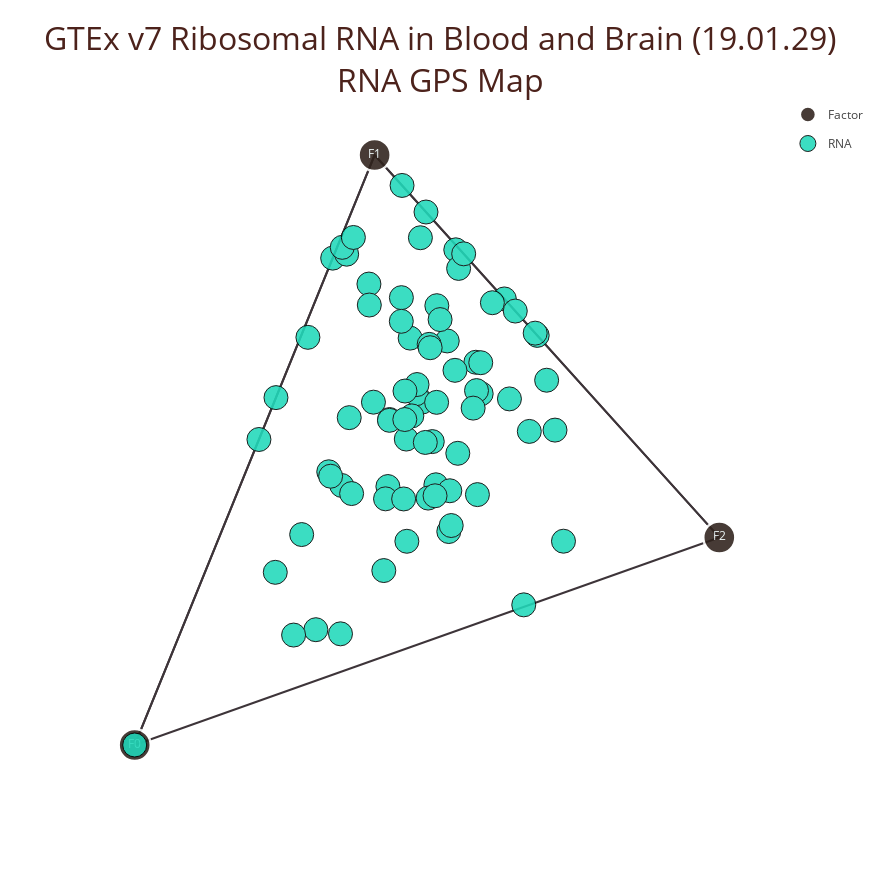
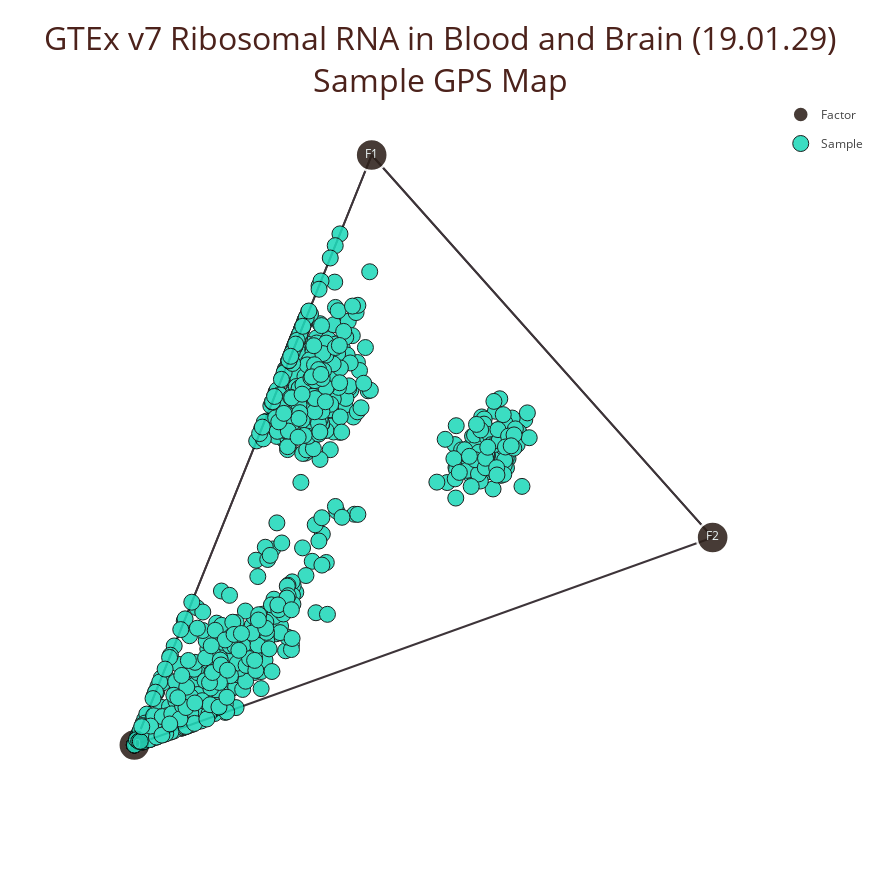

Here is the notebook cell these charts were saved with, in order:
### Code cell
for element_type, w_or_h, elements in (
    ("feature", "w", gps_map.w_elements),
    ("sample", "h", gps_map.h_elements),
):

    title = "{}<br>{} GPS Map".format(
        SETTING["feature_x_sample_alias"], SETTING["{}_alias".format(element_type)]
    )

    gps_map.plot_gps_map(
        w_or_h,
        element_marker_size=SETTING["gps_map_{}_element_marker_size".format(w_or_h)],
        title=title,
        html_file_path="{}/gps_map.html".format(PATH["{}|gps_map/".format(w_or_h)]),
    )

    if os.path.isfile(PATH["{}|cluster_x_column.tsv".format(w_or_h)]):

        gps_map.set_element_labels(
            w_or_h,
            pd.read_table(PATH["{}|cluster_x_column.tsv".format(w_or_h)], index_col=0)
            .apply(lambda column: column.argmax())
            .str.lstrip("C")
            .astype(int)[elements],
            bandwidth_factor=SETTING["gps_map_{}_bandwidth_factor".format(w_or_h)],
        )

        if SETTING["plotly_directory_path"] is None:

            plotly_html_file_path = None

        else:

            plotly_html_file_path = "{}/{} GPS Map.html".format(
                SETTING["plotly_directory_path"], element_type.title()
            )

        gps_map.plot_gps_map(
            w_or_h,
            element_marker_size=SETTING[
                "gps_map_{}_element_marker_size".format(w_or_h)
            ],
            title=title,
            html_file_path="{}/gps_map.html".format(
                PATH["{}|hcc|gps_map/".format(w_or_h)]
            ),
            plotly_html_file_path=plotly_html_file_path,
        )

### Figure 1 — Plotly figure (JSON) as saved in the notebook; plotly's stock layout.template omitted (floating-point values rounded to 4 significant figures)
{"data": [{"legendgroup": "Factor", "line": {"color": "#23191e"}, "mode": "lines", "name": "Simplex", "opacity": 0.88, "showlegend": false, "type": "scatter", "uid": "28573269-0cbb-4f8d-9723-0c38df061632", "x": [1, 0.4104, 0, null, 0.4104, 0, null, 1, 0, null, 1, 0.4104, null], "y": [0.3518, 1, 0, null, 1, 0, null, 0.3518, 0, null, 0.3518, 1, null]}, {"hoverinfo": "text", "legendgroup": "Factor", "marker": {"color": "#2e211b", "line": {"color": "#ffffff", "width": 2.4}, "size": 32}, "mode": "markers+text", "name": "Factor", "opacity": 0.88, "text": ["F0", "F1", "F2"], "textfont": {"color": "#ebf6f7", "size": 12}, "textposition": "middle center", "type": "scatter", "uid": "f537dafd-6d67-4d1e-a3b8-8620b5bd20d6", "x": [0, 0.4104, 1], "y": [0, 1, 0.3518]}, {"hoverinfo": "text", "marker": {"color": "#20d9ba", "line": {"color": "#000000", "width": 1}, "size": 24}, "mode": "markers", "name": "RNA", "opacity": 0.88, "text": ["FAU", "RPL10", "RPL10A", "RPL11", "RPL12", "RPL13", "RPL13A", "RPL14", "RPL15", "RPL17", "RPL18", "RPL18A", "RPL19", "RPL21", "RPL22", "RPL23", "RPL23A", "RPL24", "RPL26", "RPL27", "RPL27A", "RPL28", "RPL29", "RPL3", "RPL30", "RPL31", "RPL32", "RPL34", "RPL35", "RPL35A", "RPL36", "RPL36A", "RPL37", "RPL37A", "RPL38", "RPL39", "RPL4", "RPL41", "RPL5", "RPL6", "RPL7", "RPL7A", "RPL9", "RPLP0", "RPLP1", "RPLP2", "RPS10", "RPS11", "RPS12", "RPS13", "RPS14", "RPS15", "RPS15A", "RPS16", "RPS17", "RPS18", "RPS19", "RPS2", "RPS20", "RPS21", "RPS23", "RPS24", "RPS25", "RPS26", "RPS27", "RPS27A", "RPS28", "RPS29", "RPS3", "RPS3A", "RPS5", "RPS6", "RPS7", "RPS8", "RPS9", "RPSA", "UBA52"], "type": "scatter", "uid": "a24882dc-c705-410d-a138-7c28b07a6c54", "x": [0.2416, 0.3099, 0.509, 0.5835, 0.5863, 0.2856, 0.4331, 0.436, 0.3387, 0.5492, 0.3542, 0.4261, 0.4291, 0.3626, 0.355, 0.6885, 0.5152, 0.3741, 0.6323, 0.5478, 0.4646, 0.2718, 0.5019, 0.367, 0.4358, 0.4983, 0.4084, 0.4573, 0.5346, 0.5168, 0.4917, 0.685, 0.4007, 0.4013, 0.2963, 0.641, 0.4816, 0.4712, 0.5919, 0.5224, 0.5541, 0.539, 0.4887, 0.7335, 0.4655, 0.352, 0.5165, 0.3319, 0.371, 0.4741, 0.4971, 0.2125, 0.675, 0.5138, 0.7047, 0.719, 0.5373, 0.6655, 0.483, 0.4562, 0.5037, 0.5627, 0.5054, 0.4621, 0.4624, 0.456, 0.3351, 0.5927, 0.5414, 0.6118, 0.4601, 0.5847, 0.651, 0.5789, 0.2405, 0.5527, 3.503e-10], "y": [0.5888, 0.1954, 0.5142, 0.6487, 0.4244, 0.3567, 0.4381, 0.5516, 0.8252, 0.8393, 0.4399, 0.2957, 0.4172, 0.8319, 0.8435, 0.6943, 0.441, 0.8602, 0.756, 0.635, 0.5185, 0.1863, 0.4185, 0.5548, 0.5503, 0.9034, 0.5811, 0.9484, 0.6849, 0.7446, 0.5812, 0.698, 0.7813, 0.7457, 0.6909, 0.5866, 0.5953, 0.6897, 0.6479, 0.721, 0.8078, 0.4309, 0.8598, 0.3454, 0.3453, 0.1884, 0.5808, 0.4631, 0.4262, 0.5578, 0.5128, 0.5178, 0.5315, 0.4224, 0.6183, 0.5337, 0.3618, 0.2375, 0.611, 0.7582, 0.679, 0.8325, 0.6733, 0.5516, 0.5999, 0.7181, 0.4556, 0.5954, 0.372, 0.7496, 0.4171, 0.6007, 0.7355, 0.571, 0.2927, 0.4944, 8.534e-10]}], "layout": {"height": 880, "hovermode": "closest", "title": {"font": {"color": "#4c221b", "size": 32}, "text": "GTEx v7 Ribosomal RNA in Blood and Brain (19.01.29)<br>RNA GPS Map"}, "width": 880, "xaxis": {"showgrid": false, "showticklabels": false, "ticks": "", "zeroline": false}, "yaxis": {"showgrid": false, "showticklabels": false, "ticks": "", "zeroline": false}}}

### Figure 2 — Plotly figure (JSON) as saved in the notebook; plotly's stock layout.template omitted (floating-point values rounded to 4 significant figures; data arrays with more than 128 entries replaced by an {"elided": "..."} marker saying what was removed)
{"data": [{"legendgroup": "Factor", "line": {"color": "#23191e"}, "mode": "lines", "name": "Simplex", "opacity": 0.88, "showlegend": false, "type": "scatter", "uid": "0c6f7336-2c48-4c98-8fe8-a2abf9c9ca52", "x": [1, 0.4104, 0, null, 0.4104, 0, null, 1, 0, null, 1, 0.4104, null], "y": [0.3518, 1, 0, null, 1, 0, null, 0.3518, 0, null, 0.3518, 1, null]}, {"hoverinfo": "text", "legendgroup": "Factor", "marker": {"color": "#2e211b", "line": {"color": "#ffffff", "width": 2.4}, "size": 32}, "mode": "markers+text", "name": "Factor", "opacity": 0.88, "text": ["F0", "F1", "F2"], "textfont": {"color": "#ebf6f7", "size": 12}, "textposition": "middle center", "type": "scatter", "uid": "06b27458-f588-4d13-8516-9034b521aeb1", "x": [0, 0.4104, 1], "y": [0, 1, 0.3518]}, {"hoverinfo": "text", "marker": {"color": "#20d9ba", "line": {"color": "#000000", "width": 1}, "size": 16}, "mode": "markers", "name": "Sample", "opacity": 0.88, "text": {"elided": "1074 str values"}, "type": "scatter", "uid": "0910cecc-d41b-4f67-bf59-4cd0df1a4edd", "x": {"elided": "1074 float values"}, "y": {"elided": "1074 float values"}}], "layout": {"height": 880, "hovermode": "closest", "title": {"font": {"color": "#4c221b", "size": 32}, "text": "GTEx v7 Ribosomal RNA in Blood and Brain (19.01.29)<br>Sample GPS Map"}, "width": 880, "xaxis": {"showgrid": false, "showticklabels": false, "ticks": "", "zeroline": false}, "yaxis": {"showgrid": false, "showticklabels": false, "ticks": "", "zeroline": false}}}
